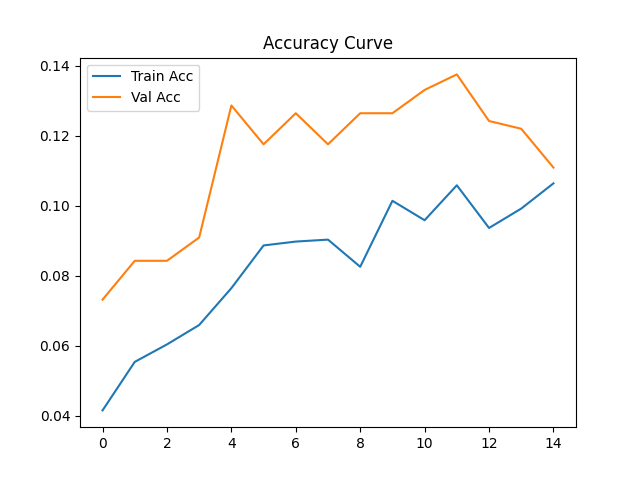
#> input picture cnn/acc_curve.png, 640 x 480 px
$ python -i extract_features.py   (imports and definitions only)
#> lines starting #> are read from the running program, lines starting #| are printed output that depends on the picture
#> further down, picture is the input picture: shape (480, 640, 3); mean B, G, R 250.5, 250.8, 251
import cv2
import numpy as np
from skimage.feature import hog

# 统一输入图像大小（建议 256×256）
IMG_SIZE = (256, 256)

def extract_hog_feature(image):
    """
    输入：RGB 或 BGR 图像
    输出：统一长度的 HOG 特征向量
    """

    # Step 1: 统一 resize，防止特征维度不一致
    image = cv2.resize(image, IMG_SIZE)

    # Step 2: 转灰度
    gray = cv2.cvtColor(image, cv2.COLOR_BGR2GRAY)

    # Step 3: 提取 HOG
    feature = hog(
        gray,
        orientations=9,
        pixels_per_cell=(8, 8),
        cells_per_block=(2, 2),
        block_norm='L2-Hys',
        transform_sqrt=True
    )

    return feature

def extract_sift_feature(image):
    """
    提取 SIFT 特征，并进行平均池化得到固定维度（128）
    """
    image = cv2.resize(image, IMG_SIZE)
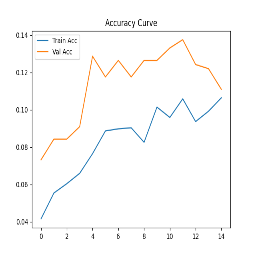
#> image: shape (256, 256, 3); mean of channels 0, 1, 2 250.8, 251, 251.3; drawn as B, G, R
    gray = cv2.cvtColor(image, cv2.COLOR_BGR2GRAY)

    sift = cv2.SIFT_create()
    kps, descriptors = sift.detectAndCompute(gray, None)
#> kps = 47 keypoints; strongest (x, y, size): (56, 52, 4.1), (20, 35, 1.9), (41, 236, 3.3), (20, 72, 1.9)

    if descriptors is None:
        return np.zeros(128)

    return descriptors.mean(axis=0)

>>> import cv2
>>> picture = cv2.imread('../cnn/acc_curve.png')
>>> result = extract_sift_feature(picture)
#> result = 128 values, max 99.02 at index 48, min 1.57 at index 123, mean 26.59

$ run again, on cnn/confusion_matrix_resnet18.png
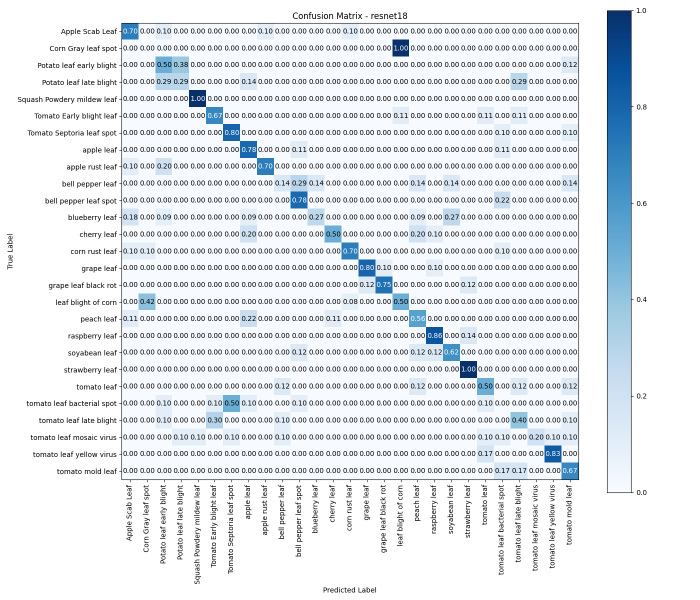
#> input picture cnn/confusion_matrix_resnet18.png, 1400 x 1200 px (shown at 1/2 size)
#> picture is the input picture: shape (1200, 1400, 3); mean B, G, R 238.1, 234, 229.3
#> in extract_sift_feature, `image = cv2.resize(image, IMG_SIZE)`:
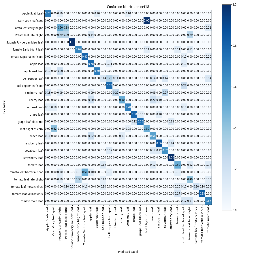
#> image: shape (256, 256, 3); mean of channels 0, 1, 2 237.8, 233.7, 229; drawn as B, G, R
#> in extract_sift_feature, `gray = cv2.cvtColor(image, cv2.COLOR_BGR2GRAY)`:
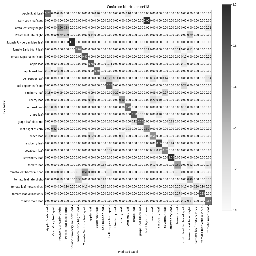
#> gray: shape (256, 256); min 1, max 255, mean 232.7
#> kps = 571 keypoints; strongest (x, y, size): (226, 9, 7.1), (72, 42, 5), (147, 20, 5), (60, 209, 1.8)
#> result = 128 values, max 100.4 at index 72, min 6.96 at index 38, mean 30.33
